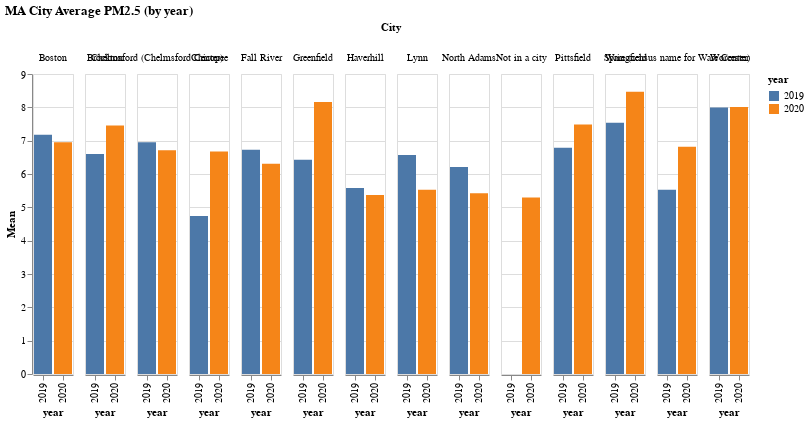

Notebook code for this chart:
### Markdown cell above
## Visually Inspect the Data

### Code cell
alt.Chart(ma_city_avg_df, height=300).mark_bar().encode(
    alt.X('year:N'),
    alt.Y('Mean'),
    color='year:N',
    column=alt.Column(field='City', type='ordinal', spacing=10)
).properties( 
    title="MA City Average PM2.5 (by year)",
)

### Figure 1 — Vega-Lite specification as saved in the notebook (floating-point values rounded to 4 significant figures)
{"config": {"view": {"continuousWidth": 300, "continuousHeight": 300}}, "data": {"name": "data-0bf075f6053f0eae01a88a3933599b09"}, "mark": {"type": "bar"}, "encoding": {"color": {"field": "year", "type": "nominal"}, "column": {"field": "City", "spacing": 10, "type": "ordinal"}, "x": {"field": "year", "type": "nominal"}, "y": {"field": "Mean", "type": "quantitative"}}, "height": 300, "title": "MA City Average PM2.5 (by year)", "$schema": "https://vega.github.io/schema/vega-lite/v5.15.1.json", "datasets": {"data-0bf075f6053f0eae01a88a3933599b09": [{"City": "Boston", "Latitude": 42.33, "Longitude": -71.07, "Mean": 7.18, "year": 2019}, {"City": "Brockton", "Latitude": 42.07, "Longitude": -71.01, "Mean": 6.602, "year": 2019}, {"City": "Chelmsford (Chelmsford Center)", "Latitude": 42.61, "Longitude": -71.31, "Mean": 6.952, "year": 2019}, {"City": "Chicopee", "Latitude": 42.19, "Longitude": -72.56, "Mean": 4.739, "year": 2019}, {"City": "Fall River", "Latitude": 41.69, "Longitude": -71.17, "Mean": 6.729, "year": 2019}, {"City": "Greenfield", "Latitude": 42.61, "Longitude": -72.6, "Mean": 6.43, "year": 2019}, {"City": "Haverhill", "Latitude": 42.77, "Longitude": -71.1, "Mean": 5.577, "year": 2019}, {"City": "Lynn", "Latitude": 42.47, "Longitude": -70.97, "Mean": 6.568, "year": 2019}, {"City": "North Adams", "Latitude": 42.7, "Longitude": -73.11, "Mean": 6.212, "year": 2019}, {"City": "Pittsfield", "Latitude": 42.45, "Longitude": -73.24, "Mean": 6.785, "year": 2019}, {"City": "Springfield", "Latitude": 42.12, "Longitude": -72.58, "Mean": 7.541, "year": 2019}, {"City": "Ware (census name for Ware Center)", "Latitude": 42.3, "Longitude": -72.33, "Mean": 5.53, "year": 2019}, {"City": "Worcester", "Latitude": 42.26, "Longitude": -71.79, "Mean": 7.998, "year": 2019}, {"City": "Boston", "Latitude": 42.33, "Longitude": -71.07, "Mean": 6.95, "year": 2020}, {"City": "Brockton", "Latitude": 42.07, "Longitude": -71.01, "Mean": 7.459, "year": 2020}, {"City": "Chelmsford (Chelmsford Center)", "Latitude": 42.61, "Longitude": -71.31, "Mean": 6.716, "year": 2020}, {"City": "Chicopee", "Latitude": 42.19, "Longitude": -72.56, "Mean": 6.677, "year": 2020}, {"City": "Fall River", "Latitude": 41.69, "Longitude": -71.17, "Mean": 6.309, "year": 2020}, {"City": "Greenfield", "Latitude": 42.61, "Longitude": -72.6, "Mean": 8.162, "year": 2020}, {"City": "Haverhill", "Latitude": 42.77, "Longitude": -71.1, "Mean": 5.369, "year": 2020}, {"City": "Lynn", "Latitude": 42.47, "Longitude": -70.97, "Mean": 5.53, "year": 2020}, {"City": "North Adams", "Latitude": 42.7, "Longitude": -73.11, "Mean": 5.422, "year": 2020}, {"City": "Not in a city", "Latitude": 42.25, "Longitude": -70.96, "Mean": 5.294, "year": 2020}, {"City": "Pittsfield", "Latitude": 42.45, "Longitude": -73.24, "Mean": 7.481, "year": 2020}, {"City": "Springfield", "Latitude": 42.12, "Longitude": -72.58, "Mean": 8.466, "year": 2020}, {"City": "Ware (census name for Ware Center)", "Latitude": 42.3, "Longitude": -72.33, "Mean": 6.815, "year": 2020}, {"City": "Worcester", "Latitude": 42.26, "Longitude": -71.79, "Mean": 8.01, "year": 2020}]}}
